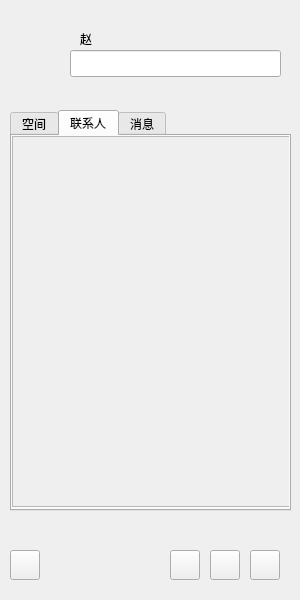
<?xml version="1.0" encoding="UTF-8"?>
<ui version="4.0">
 <class>MyChatDialog</class>
 <widget class="QDialog" name="MyChatDialog">
  <property name="geometry">
   <rect>
    <x>0</x>
    <y>0</y>
    <width>300</width>
    <height>600</height>
   </rect>
  </property>
  <property name="minimumSize">
   <size>
    <width>300</width>
    <height>600</height>
   </size>
  </property>
  <property name="maximumSize">
   <size>
    <width>300</width>
    <height>600</height>
   </size>
  </property>
  <property name="windowTitle">
   <string>MyChatDialog</string>
  </property>
  <widget class="QPushButton" name="pb_icon">
   <property name="geometry">
    <rect>
     <x>10</x>
     <y>30</y>
     <width>51</width>
     <height>51</height>
    </rect>
   </property>
   <property name="text">
    <string/>
   </property>
   <property name="icon">
    <iconset resource="Resource.qrc">
     <normaloff>:/icon/6.png</normaloff>:/icon/6.png</iconset>
   </property>
   <property name="iconSize">
    <size>
     <width>51</width>
     <height>51</height>
    </size>
   </property>
   <property name="flat">
    <bool>true</bool>
   </property>
  </widget>
  <widget class="QLabel" name="lb_name">
   <property name="geometry">
    <rect>
     <x>80</x>
     <y>30</y>
     <width>181</width>
     <height>18</height>
    </rect>
   </property>
   <property name="text">
    <string>赵</string>
   </property>
  </widget>
  <widget class="QLineEdit" name="le_feeling">
   <property name="geometry">
    <rect>
     <x>70</x>
     <y>50</y>
     <width>211</width>
     <height>27</height>
    </rect>
   </property>
  </widget>
  <widget class="QTabWidget" name="tw_page">
   <property name="geometry">
    <rect>
     <x>10</x>
     <y>110</y>
     <width>281</width>
     <height>401</height>
    </rect>
   </property>
   <property name="currentIndex">
    <number>1</number>
   </property>
   <widget class="QWidget" name="page_space">
    <attribute name="title">
     <string>空间</string>
    </attribute>
   </widget>
   <widget class="QWidget" name="page_friend">
    <attribute name="title">
     <string>联系人</string>
    </attribute>
    <widget class="QScrollArea" name="scrollArea">
     <property name="geometry">
      <rect>
       <x>0</x>
       <y>0</y>
       <width>281</width>
       <height>371</height>
      </rect>
     </property>
     <property name="widgetResizable">
      <bool>true</bool>
     </property>
     <widget class="QWidget" name="scrollAreaWidgetContents">
      <property name="geometry">
       <rect>
        <x>0</x>
        <y>0</y>
        <width>279</width>
        <height>369</height>
       </rect>
      </property>
      <layout class="QVBoxLayout" name="verticalLayout">
       <property name="leftMargin">
        <number>0</number>
       </property>
       <property name="topMargin">
        <number>3</number>
       </property>
       <property name="rightMargin">
        <number>0</number>
       </property>
       <property name="bottomMargin">
        <number>3</number>
       </property>
       <item>
        <widget class="QWidget" name="tw_list" native="true"/>
       </item>
       <item>
        <spacer name="verticalSpacer">
         <property name="orientation">
          <enum>Qt::Vertical</enum>
         </property>
         <property name="sizeHint" stdset="0">
          <size>
           <width>20</width>
           <height>344</height>
          </size>
         </property>
        </spacer>
       </item>
      </layout>
     </widget>
    </widget>
   </widget>
   <widget class="QWidget" name="page_mesg">
    <attribute name="title">
     <string>消息</string>
    </attribute>
   </widget>
  </widget>
  <widget class="QPushButton" name="pb_menu">
   <property name="geometry">
    <rect>
     <x>10</x>
     <y>550</y>
     <width>30</width>
     <height>30</height>
    </rect>
   </property>
   <property name="text">
    <string/>
   </property>
  </widget>
  <widget class="QPushButton" name="pb_tool2">
   <property name="geometry">
    <rect>
     <x>210</x>
     <y>550</y>
     <width>30</width>
     <height>30</height>
    </rect>
   </property>
   <property name="text">
    <string/>
   </property>
  </widget>
  <widget class="QPushButton" name="pb_tool3">
   <property name="geometry">
    <rect>
     <x>250</x>
     <y>550</y>
     <width>30</width>
     <height>30</height>
    </rect>
   </property>
   <property name="text">
    <string/>
   </property>
  </widget>
  <widget class="QPushButton" name="pb_tool1">
   <property name="geometry">
    <rect>
     <x>170</x>
     <y>550</y>
     <width>30</width>
     <height>30</height>
    </rect>
   </property>
   <property name="text">
    <string/>
   </property>
  </widget>
 </widget>
 <resources>
  <include location="Resource.qrc"/>
 </resources>
 <connections/>
</ui>
